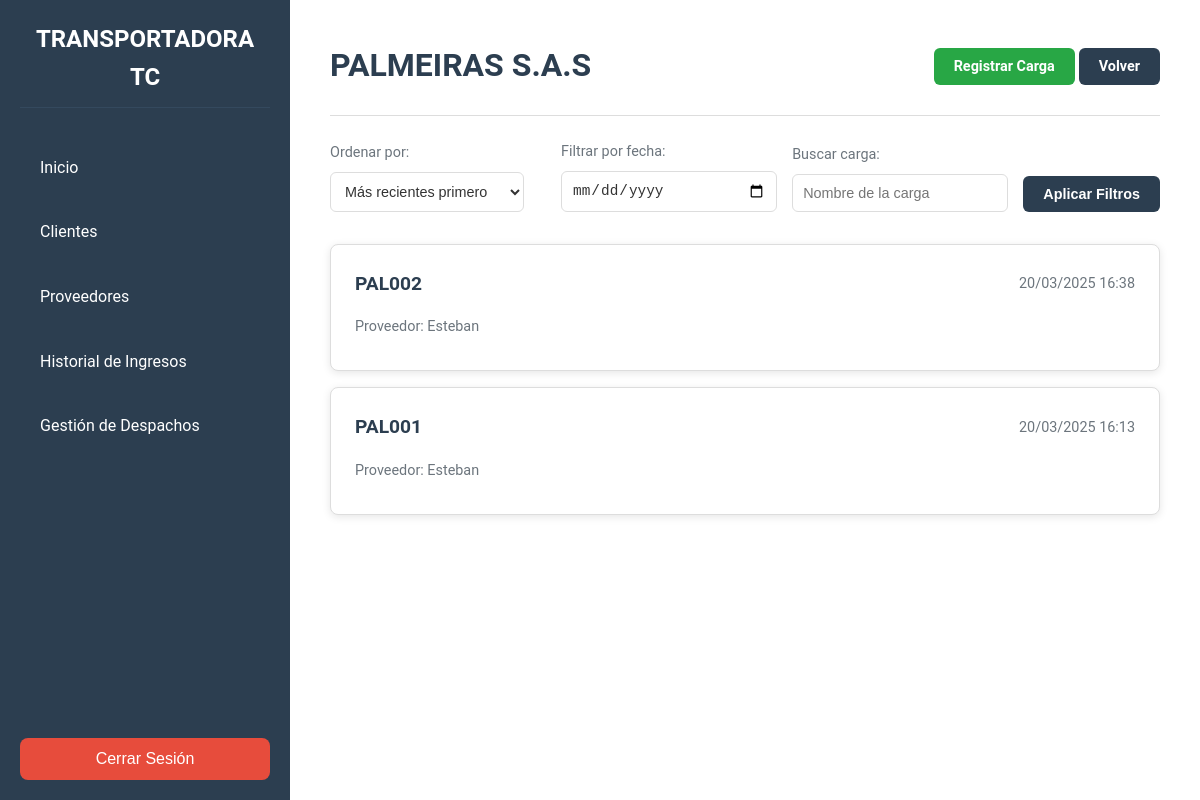
/clientes/PALMEIRAS S.A.S/, run on the app's committed database.
### clientes/models.py (models this page shows, shortened)
class Cliente(models.Model):
    nit = models.CharField(max_length=255, default="", unique=True, blank=False)
    nombre = models.CharField(max_length=255, blank=False)
    email = models.EmailField()
    telefono = models.CharField(max_length=15)
    ciudad = models.CharField(max_length=255)
    direccion = models.CharField(max_length=255)
    proveedores = models.ManyToManyField(Proveedor, related_name="clientes", blank=True)
    fecha_creacion = models.DateTimeField(auto_now_add=True)

### cargas/models.py (models this page shows, shortened)
class Carga(models.Model):
    nombre = models.CharField(max_length=20, unique=True)
    cliente = models.ForeignKey(Cliente, on_delete=models.CASCADE, related_name='cargas')
    proveedor = models.ForeignKey(Proveedor, on_delete=models.CASCADE, related_name='cargas')
    fecha = models.DateTimeField(auto_now_add=True)
    remision = models.CharField(unique=True, max_length=20)
    observacion = models.TextField(blank=True, null=True)
    archivo_factura = models.FileField(upload_to='facturas/', blank=True, null=True)

### proveedores/models.py (models this page shows, shortened)
class Proveedor(models.Model):
    nit = models.CharField(default='',max_length=255, unique=True, blank=True, null=True)
    nombre = models.CharField(max_length=255)
    contacto = models.CharField(default='',max_length=255, null=True,blank=True)
    fecha_creacion = models.DateTimeField(auto_now_add=True)

### clientes/views.py (the view)
# urls.py: path('<str:nombre>/', views.detalle_cliente ,name="detalle_cliente")
def detalle_cliente(request, nombre):
    cliente = get_object_or_404(Cliente, nombre=nombre)
    cargas = Carga.objects.filter(cliente=cliente)
    orden = request.GET.get('orden')
    if orden == 'antiguo':
        cargas = cargas.order_by('fecha')
    else:
        cargas = cargas.order_by('-fecha')
    fecha = request.GET.get('fecha')
    if fecha:
        cargas = cargas.filter(fecha__date=fecha)
    buscar = request.GET.get('buscar')
    if buscar:
        cargas = cargas.filter(nombre__icontains=buscar)
    return render(request, 'clientes/detalle_cliente.html', {'cliente': cliente, 'cargas':cargas})

### clientes/templates/clientes/detalle_cliente.html (shortened to what this page needs)
{% extends 'base.html' %}
{% block content %}
<main class="main-content">
        <header class="content__header">
            <h1 class="content__title">{{ cliente.nombre }}</h1>
            <div>
                <a href="{% url 'registrar_carga' cliente.id %}" class="btn btn--success">Registrar Carga</a>
                <a href="{% url 'clientes' %}" class="btn btn--primary">Volver</a>
            </div>
        </header>
        <hr class="divider">
        <div class="filtros">
            <div class="filtros">
                <form method="get" class="filtros-form">
                    <div class="filtro-group">
                        <label for="orden">Ordenar por:</label>
                        <select name="orden" id="orden">
                            <option value="reciente">Más recientes primero</option>
                        </select>
                    </div>
                    <div class="filtro-group">
                        <label for="fecha">Filtrar por fecha:</label>
                        <input type="date" name="fecha" id="fecha">
                    </div>
                    <div class="filtro-group">
                        <label for="buscar">Buscar carga:</label>
                        <input type="text" name="buscar" id="buscar" placeholder="Nombre de la carga">
                    </div>
                    <button type="submit" class="btn btn--primary">Aplicar Filtros</button>
                </form>
            </div>
        </div>
        <section class="cargas__list">
            {% if cargas %}
                {% for carga in cargas %}
                    <div class="carga-card">
                        <div class="carga-card__header">
                            <a href="{% url 'detalle_carga' carga.id %}">
                                <h2 class="carga-card__title">{{ carga.nombre }}</h2>
                            </a>
                            <p class="carga-card__fecha">{{ carga.fecha|date:"d/m/Y H:i" }}</p>
                        </div>
                        <p class="carga-card__proveedor">Proveedor: {{ carga.proveedor.nombre }}</p>
                    </div>
                {% endfor %}
            {% else %}
                <div class="no-cargas">
                    <p class="no-cargas__message">No hay cargas registradas.</p>
                </div>
            {% endif %}
        </section>
</main>
{% endblock %}

### static/css/styles.css (style rules this page uses)
:root { --color-primary: #2c3e50; --color-secondary: #1abc9c; --color-danger: #e74c3c; --color-success: #28a745; --color-text: #333; --color-text-light: #6c757d; --color-bg: #f8f9fa; --color-white: #fff; --color-shadow: rgba(0, 0, 0, 0.1); --font-primary: 'Roboto', Arial, sans-serif; --sidebar-width: 250px; }
body { margin: 0; font-family: var(--font-primary); background-color: var(--color-bg); color: var(--color-text); line-height: 1.6; }
.btn { padding: 10px 20px; border-radius: 5px; text-decoration: none; font-weight: bold; transition: background-color 0.3s ease; }
.btn--primary { background-color: #007bff; color: var(--color-white); }
.btn--success { background-color: var(--color-success); color: var(--color-white); }
.main-content { margin: 0 auto; padding: 20px; }
.content__header { display: flex; justify-content: space-between; align-items: center; margin-bottom: 1.5rem; }
.content__title { font-size: 2rem; color: var(--color-primary); margin: 0; }
.divider { border: none; height: 1px; background-color: #ddd; margin: 1.5rem 0; }
.btn { padding: 10px 20px; border-radius: 6px; font-size: 0.9rem; font-weight: bold; text-align: center; cursor: pointer; transition: background-color 0.3s ease; border: none; }
.btn--primary { background-color: var(--color-primary); color: var(--color-white); }
.cargas__list { display: block; margin-top: 1.5rem; }
.carga-card { background-color: var(--color-white); border: 1px solid #ddd; border-radius: 8px; padding: 1.5rem; box-shadow: 0 2px 8px rgba(0, 0, 0, 0.1); transition: transform 0.3s ease, box-shadow 0.3s ease; margin: 1rem 0; }
.carga-card a { text-decoration: none; }
.carga-card__header { display: flex; justify-content: space-between; align-items: center; margin-bottom: 1rem; }
.carga-card__title { font-size: 1.2rem; color: var(--color-primary); margin: 0; }
.carga-card__fecha { font-size: 0.9rem; color: var(--color-text-light); margin: 0; }
.carga-card__proveedor { font-size: 0.9rem; color: var(--color-text-light); margin-bottom: 0.5rem; }
.filtros { margin-bottom: 2rem; }
.filtros-form { display: flex; gap: 1rem; align-items: flex-end; flex-wrap: wrap; }
.filtro-group { flex: 1; min-width: 200px; }
.filtro-group label { display: block; margin-bottom: 0.5rem; font-size: 0.9rem; color: var(--color-text-light); }
.filtro-group select, .filtro-group input { width: 90%; padding: 10px; border: 1px solid #ddd; border-radius: 6px; font-size: 0.9rem; color: var(--color-text); background-color: var(--color-white); transition: border-color 0.3s ease; }

### data on the page
Cliente: nombre "PALMEIRAS S.A.S"
Carga: nombre "PAL002", fecha "20/03/2025 16:38", proveedor.nombre "Esteban"
Carga: nombre "PAL001", fecha "20/03/2025 16:13", proveedor.nombre "Esteban"
